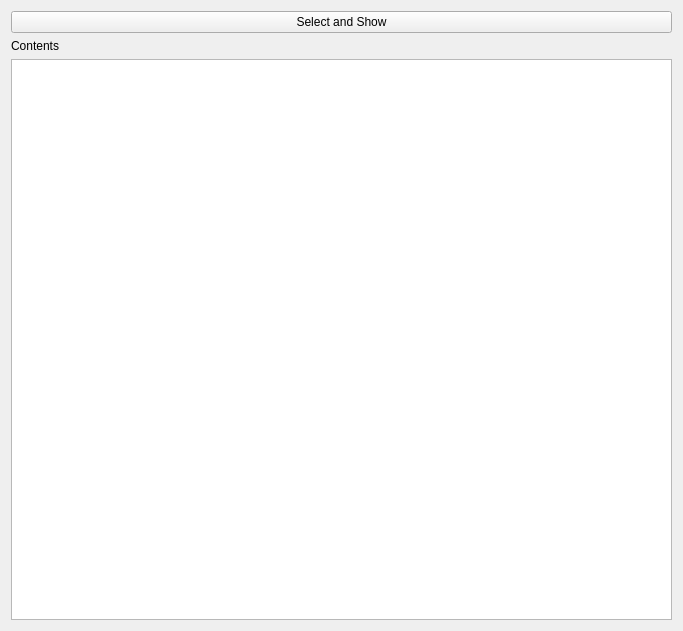
<?xml version="1.0" encoding="UTF-8"?>
<ui version="4.0">
 <class>LocalDBReader</class>
 <widget class="QMainWindow" name="LocalDBReader">
  <property name="geometry">
   <rect>
    <x>0</x>
    <y>0</y>
    <width>683</width>
    <height>631</height>
   </rect>
  </property>
  <property name="windowTitle">
   <string>LocalDBReader</string>
  </property>
  <widget class="QWidget" name="centralWidget">
   <layout class="QVBoxLayout" name="verticalLayout">
    <item>
     <widget class="QPushButton" name="pbSelectAndGo">
      <property name="text">
       <string>Select and Show</string>
      </property>
     </widget>
    </item>
    <item>
     <widget class="QLabel" name="label">
      <property name="text">
       <string>Contents</string>
      </property>
     </widget>
    </item>
    <item>
     <widget class="QPlainTextEdit" name="pteLog">
      <property name="readOnly">
       <bool>true</bool>
      </property>
     </widget>
    </item>
   </layout>
  </widget>
 </widget>
 <layoutdefault spacing="6" margin="11"/>
 <resources/>
 <connections/>
</ui>
